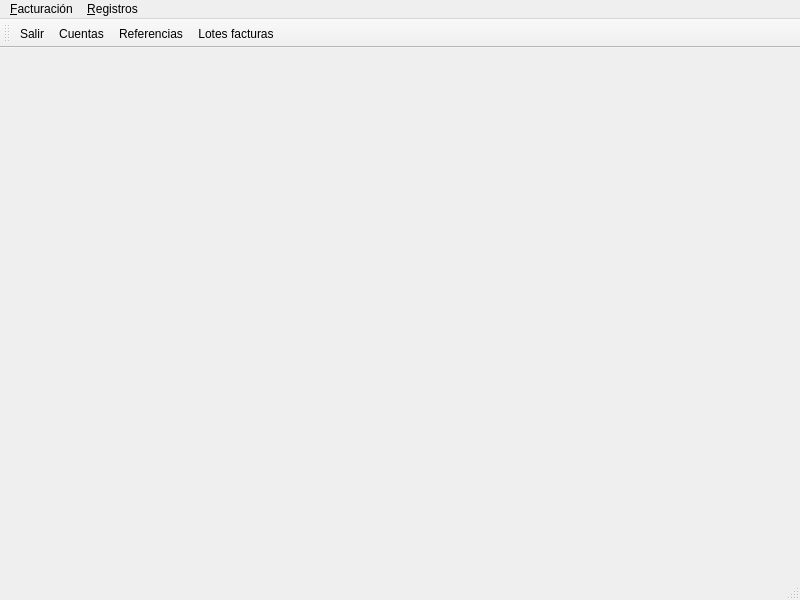
<?xml version="1.0" encoding="UTF-8"?>
<ui version="4.0">
 <class>main_factur</class>
 <widget class="QMainWindow" name="main_factur">
  <property name="geometry">
   <rect>
    <x>0</x>
    <y>0</y>
    <width>800</width>
    <height>600</height>
   </rect>
  </property>
  <property name="windowTitle">
   <string>MainWindow</string>
  </property>
  <widget class="QWidget" name="centralwidget"/>
  <widget class="QStatusBar" name="statusbar"/>
  <widget class="QMenuBar" name="menubar">
   <property name="geometry">
    <rect>
     <x>0</x>
     <y>0</y>
     <width>800</width>
     <height>20</height>
    </rect>
   </property>
   <widget class="QMenu" name="menuRegistros">
    <property name="title">
     <string>&amp;Registros</string>
    </property>
    <addaction name="actionReferencias"/>
    <addaction name="actionCuentas"/>
    <addaction name="actionCuentas_de_IVA"/>
    <addaction name="actionIrpf"/>
    <addaction name="actionFacturacion_predefinida"/>
    <addaction name="actionLotes_facturas"/>
   </widget>
   <widget class="QMenu" name="menuFacturaci_n">
    <property name="title">
     <string>&amp;Facturación</string>
    </property>
    <addaction name="actionSeries"/>
    <addaction name="actionTipos_documento"/>
    <addaction name="actionConexion"/>
    <addaction name="actionSalir"/>
   </widget>
   <addaction name="menuFacturaci_n"/>
   <addaction name="menuRegistros"/>
  </widget>
  <widget class="QToolBar" name="toolBar">
   <property name="windowTitle">
    <string>toolBar</string>
   </property>
   <attribute name="toolBarArea">
    <enum>TopToolBarArea</enum>
   </attribute>
   <attribute name="toolBarBreak">
    <bool>false</bool>
   </attribute>
   <addaction name="actionSalir"/>
   <addaction name="actionCuentas"/>
   <addaction name="actionReferencias"/>
   <addaction name="actionLotes_facturas"/>
  </widget>
  <action name="actionFacturas">
   <property name="text">
    <string>Facturas</string>
   </property>
  </action>
  <action name="actionSeries">
   <property name="text">
    <string>Series</string>
   </property>
  </action>
  <action name="actionRecurrentes">
   <property name="text">
    <string>Recurrentes</string>
   </property>
  </action>
  <action name="actionReferencias">
   <property name="icon">
    <iconset resource="../keme.qrc">
     <normaloff>:/iconos/graf/view_choose.png</normaloff>:/iconos/graf/view_choose.png</iconset>
   </property>
   <property name="text">
    <string>Referencias</string>
   </property>
  </action>
  <action name="actionCuentas">
   <property name="icon">
    <iconset resource="../keme.qrc">
     <normaloff>:/iconos/graf/subcuenta.png</normaloff>:/iconos/graf/subcuenta.png</iconset>
   </property>
   <property name="text">
    <string>Cuentas</string>
   </property>
  </action>
  <action name="actionCuentas_de_IVA">
   <property name="text">
    <string>Cuentas de IVA</string>
   </property>
  </action>
  <action name="actionLista">
   <property name="text">
    <string>Lista</string>
   </property>
  </action>
  <action name="actionRemesas">
   <property name="text">
    <string>Remesas</string>
   </property>
  </action>
  <action name="actionEstimaciones">
   <property name="text">
    <string>Estimaciones</string>
   </property>
  </action>
  <action name="actionGesti_n_estimaciones">
   <property name="text">
    <string>Gestión estimaciones</string>
   </property>
  </action>
  <action name="actionConexion">
   <property name="icon">
    <iconset resource="../keme.qrc">
     <normaloff>:/iconos/graf/connect_no.png</normaloff>:/iconos/graf/connect_no.png</iconset>
   </property>
   <property name="text">
    <string>Conexión base de datos</string>
   </property>
   <property name="toolTip">
    <string>Conexión a la base de datos</string>
   </property>
  </action>
  <action name="actionTipos_documento">
   <property name="text">
    <string>Tipos documento</string>
   </property>
  </action>
  <action name="actionIrpf">
   <property name="text">
    <string>Retención IRPF</string>
   </property>
  </action>
  <action name="actionSalir">
   <property name="icon">
    <iconset resource="../keme.qrc">
     <normaloff>:/iconos/graf/application-exit.png</normaloff>:/iconos/graf/application-exit.png</iconset>
   </property>
   <property name="text">
    <string>Salir</string>
   </property>
  </action>
  <action name="actionFacturacion_predefinida">
   <property name="text">
    <string>Facturacion predefinida</string>
   </property>
  </action>
  <action name="actionLotes_facturas">
   <property name="icon">
    <iconset resource="../keme.qrc">
     <normaloff>:/iconos/graf/stock_addressbook.png</normaloff>:/iconos/graf/stock_addressbook.png</iconset>
   </property>
   <property name="text">
    <string>Lotes facturas</string>
   </property>
  </action>
 </widget>
 <resources>
  <include location="../keme.qrc"/>
 </resources>
 <connections/>
</ui>
